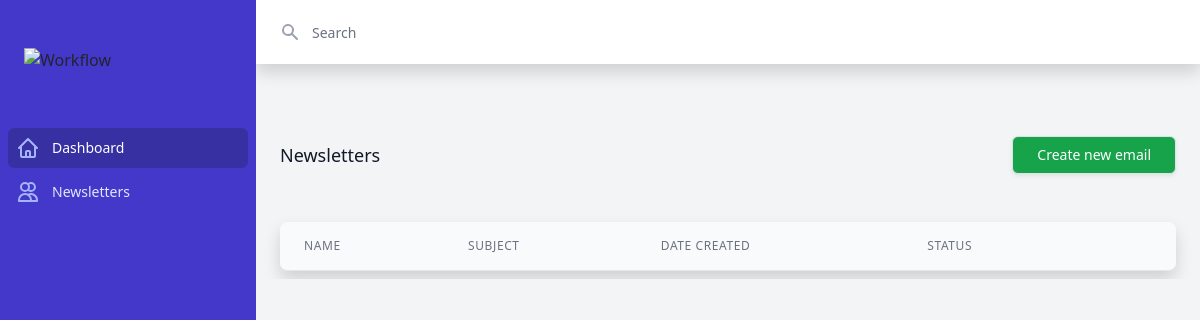
Page /dashboard/list/ on the earlier database version.
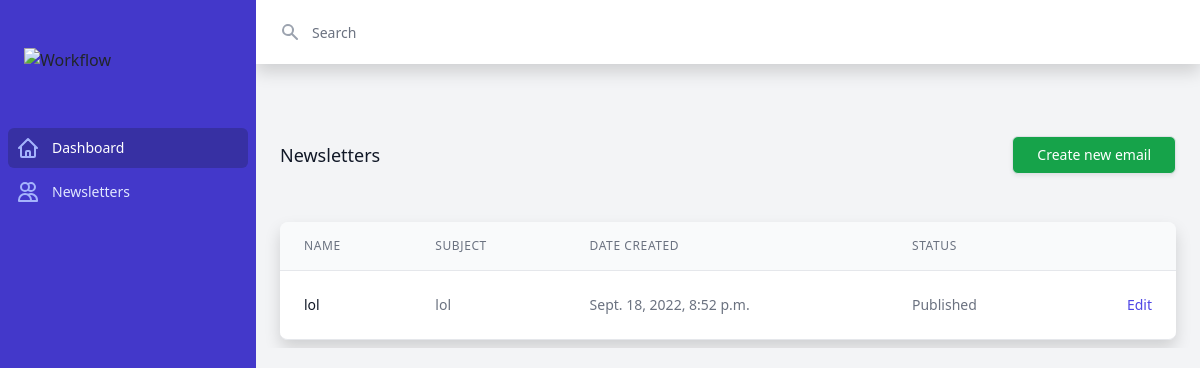
Same page on the later database version.
### newsletter/models.py (models this page shows, shortened)
class Newsletter(models.Model):
    EMAIL_STATUS_CHOICES = (
        ('Draft',"Draft"),
        ('Published',"Published")
    )
    name = models.CharField(max_length=250)
    subject = models.CharField(max_length=250)
    body = models.TextField(blank=True, null=True)
    email = models.ManyToManyField(NewsletterUser)
    created = models.DateTimeField(auto_now_add=True)
    status = models.CharField(max_length=10, choices=EMAIL_STATUS_CHOICES)
    class Meta:
        ordering = ('-created',)

### dashboard/views.py (the view)
# urls.py: path('list/', NewsletterDashboardHomeView.as_view(), name='list'),
class NewsletterDashboardHomeView(View):
    def get(self, request, *args, **kwargs):
        newsletters = Newsletter.objects.all()
        context = {
            'newsletters':newsletters
        }
        return render(request, 'dashboard/list.html', context)

### templates/dashboard/list.html (shortened to what the changed rows need)
{% extends 'base.html' %}
{% block content %}
<div class="h-screen flex overflow-hidden bg-gray-100">
  <div class="flex flex-col w-0 flex-1 overflow-hidden">
    <main class="flex-1 relative overflow-y-auto focus:outline-none">
      <div class="py-6">
        <div class="max-w-7xl mx-auto px-4 sm:px-6 md:px-8">
          <div class="flex flex-col">
            <div class="-my-2 overflow-x-auto sm:-mx-6 lg:-mx-8">
              <div class="py-2 align-middle inline-block min-w-full sm:px-6 lg:px-8">
                <div class="shadow overflow-hidden border-b border-gray-200 sm:rounded-lg">
                  <table class="min-w-full divide-y divide-gray-200">
                    <thead class="bg-gray-50">
                      <tr>
                        <th scope="col" class="px-6 py-3 text-left text-xs font-medium text-gray-500 uppercase tracking-wider">
                          Name
                        </th>
                        <th scope="col" class="px-6 py-3 text-left text-xs font-medium text-gray-500 uppercase tracking-wider">
                          Subject
                        </th>
                        <th scope="col" class="px-6 py-3 text-left text-xs font-medium text-gray-500 uppercase tracking-wider">
                          Date Created
                        </th>
                        <th scope="col" class="px-6 py-3 text-left text-xs font-medium text-gray-500 uppercase tracking-wider">
                          Status
                        </th>
                        <th scope="col" class="relative px-6 py-3">
                        </th>
                      </tr>
                    </thead>
                    <tbody class="bg-white divide-y divide-gray-200">
                      {% for newsletter in newsletters %}
                        <tr>
                          <td class="px-6 py-4 whitespace-nowrap text-sm font-medium text-gray-900">
                            <a href="{% url 'dashboard:detail' newsletter.id %}">
                            {{newsletter.name}}
                            </a>
                          </td>
                          <td class="px-6 py-4 whitespace-nowrap text-sm text-gray-500">
                            {{newsletter.subject}}
                          </td>
                          <td class="px-6 py-4 whitespace-nowrap text-sm text-gray-500">
                            {{newsletter.created}}
                          </td>
                          <td class="px-6 py-4 whitespace-nowrap text-sm text-gray-500">
                            {{newsletter.status}}
                          </td>
                          <td class="px-6 py-4 whitespace-nowrap text-right text-sm font-medium">
                            <a href="#" class="text-indigo-600 hover:text-indigo-900">Edit</a>
                          </td>
                        </tr>
                      {% endfor %}
                    </tbody>
                  </table>
                </div>
              </div>
            </div>
          </div>
        </div>
      </div>
    </main>
  </div>
</div>
{% endblock content %}

Differences in the rows shown:
added Newsletter: name "lol", subject "lol", created "Sept. 18, 2022, 8:52 p.m.", status "Published"
